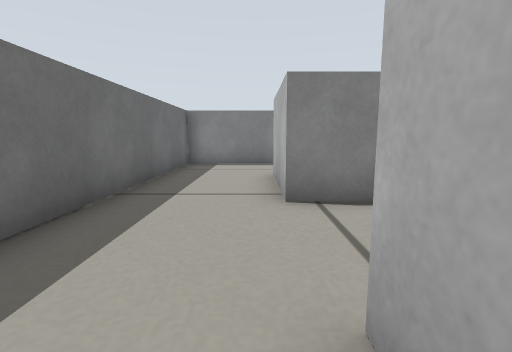
view 1 (above)

24 first-person views from a walk through a Gazebo world. The camera is 0.26 m above the floor, tilts 8° down and sees 85° across. The floor is counted in squares, 0.25 m on a side. Each view is taken from the middle of a square. On the plan, view 1 faces up. The plan holds only what a view shows up to about 11 squares ahead; the rest is blank.

view 2
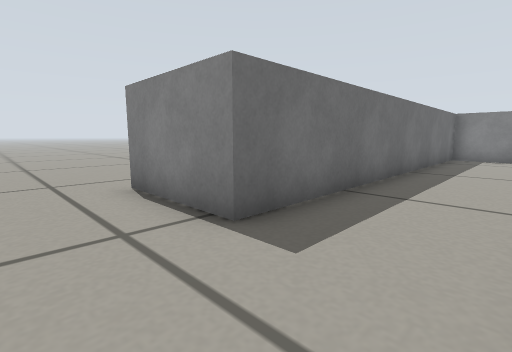

view 3
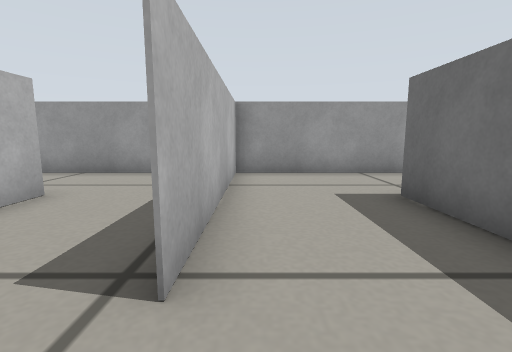

view 4
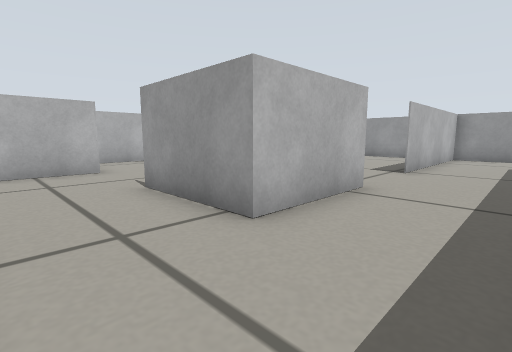

view 5
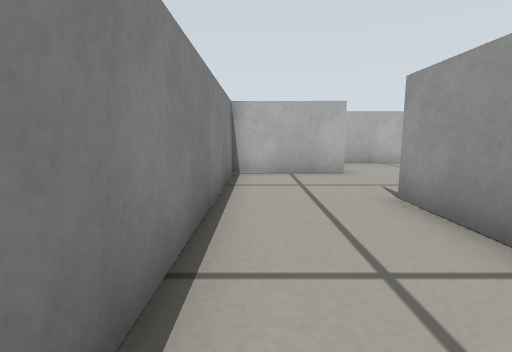

view 6
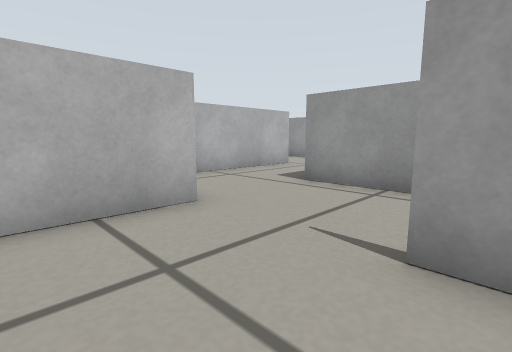

view 7
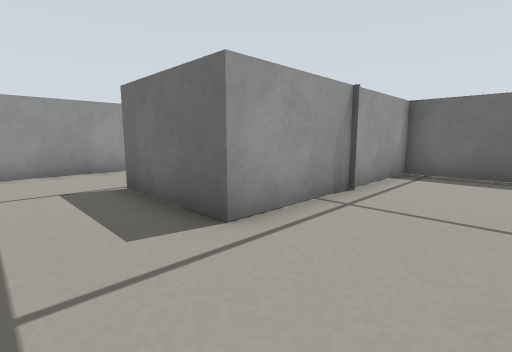

view 8
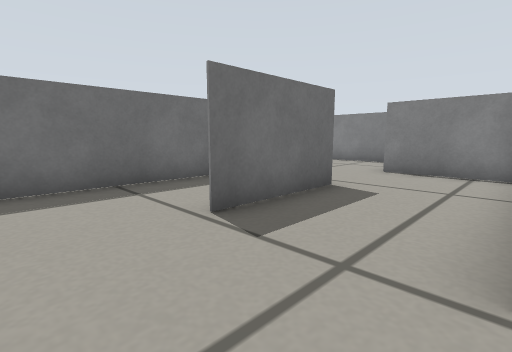

view 9
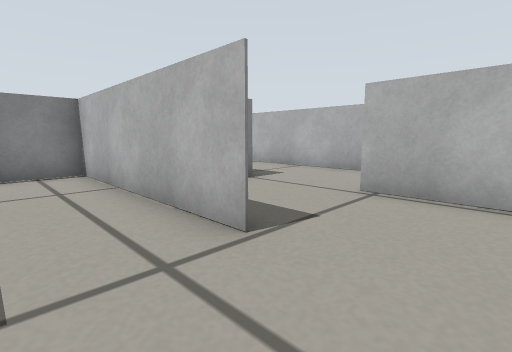

view 10
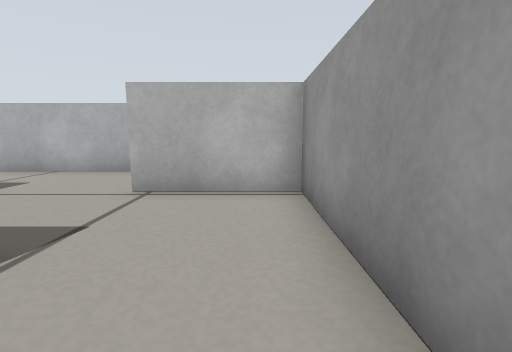

view 11
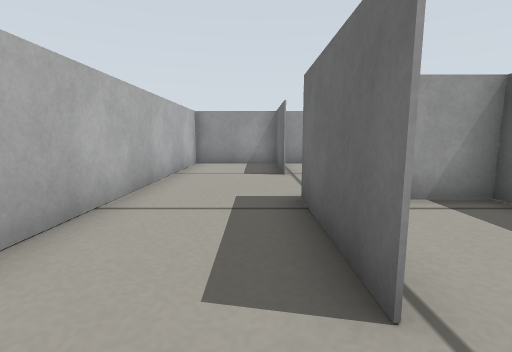

view 12
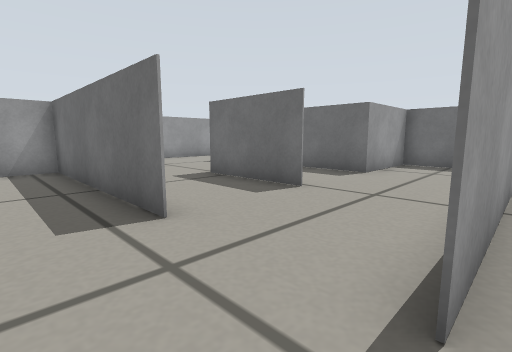

view 13
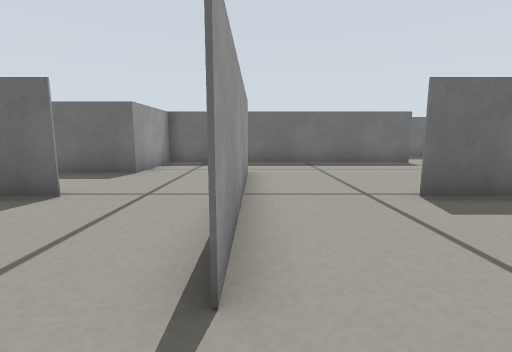

view 14
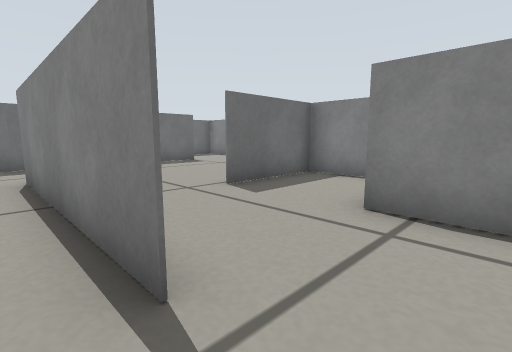

view 15
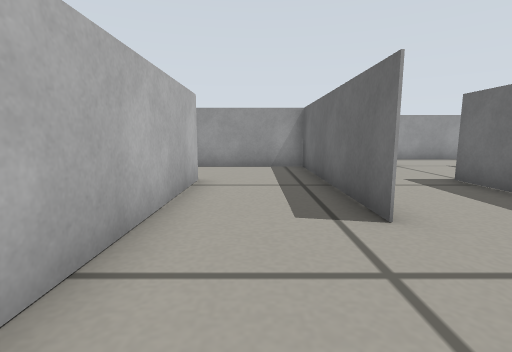

view 16
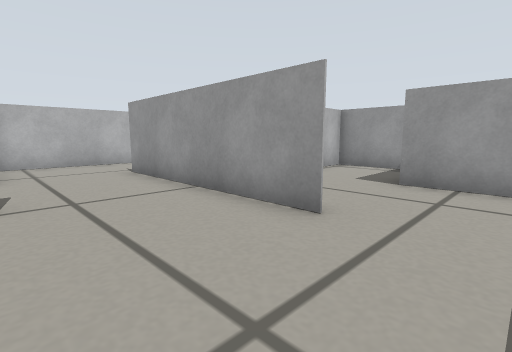

view 17
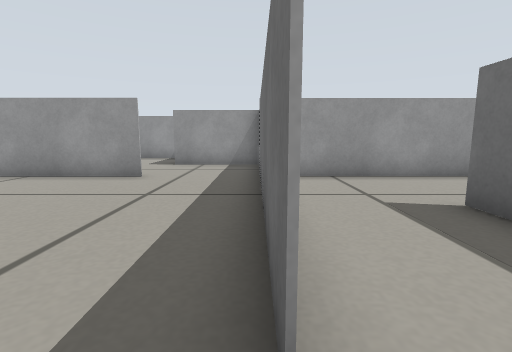

view 18
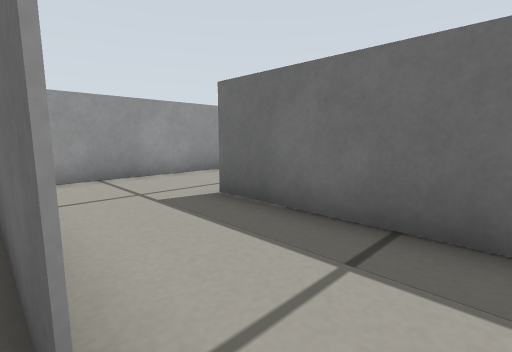

view 19
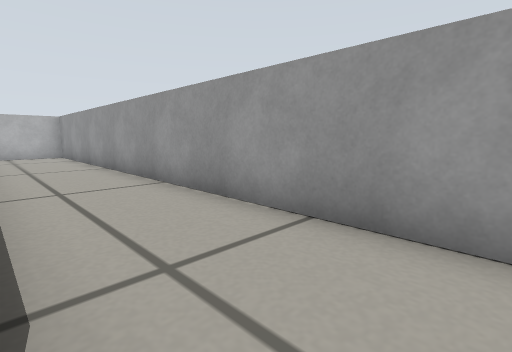

view 20
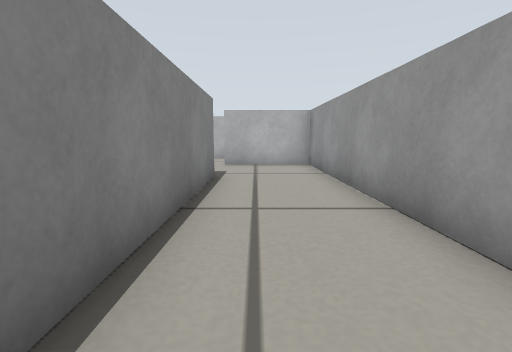

view 21
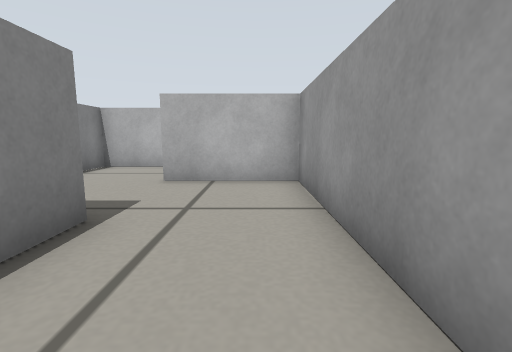

view 22
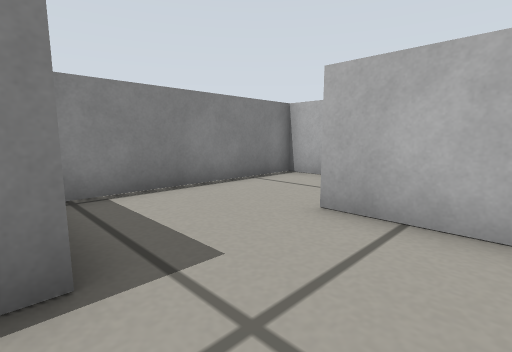

view 23
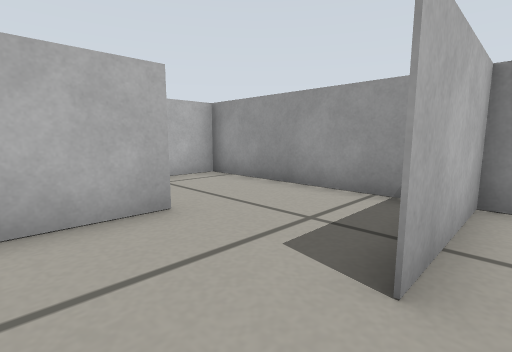

view 24
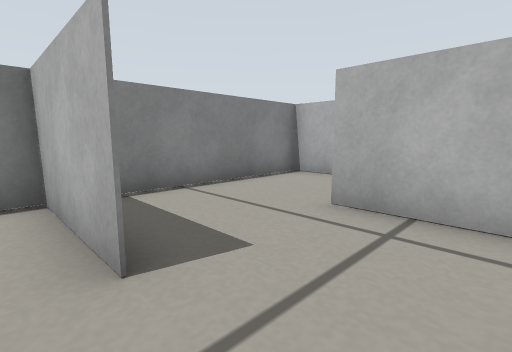

### Floor plan
Ten units are one square. View 1 is at (0, 0); x grows to the right and y downward. Boxes are objects, and circles mark ways between rooms. Rooms are numbered by the first view taken in them; rooms with no view inside come last. Other rooms are left out.
<svg viewBox="-70 -190 335 246">
<path fill="none" stroke="#000" d="M6 -44 6 -76 38 -76M-42 50 6 50 6 -14M68 -75 69 -107 -26 -107 -26 19 -58 19M69 -44 69 -11M100 -11 100 -75 68 -75M58 19 96 19M96 19 131 19M132 19 132 -14M99 -108 165 -108M165 -107 100 -107M132 -76 132 -44 132 -55M180 -139 162 -139M150 -170 132 -170 132 -139M164 -78 164 -13 186 -13M69 -171 69 -76 100 -76 100 -44 132 -44M195 -43 195 -136M132 -14 132 19M131 19 163 19 163 -68M38 20 38 10M30 50 201 50M165 19 100 19M20 -44 6 -44M195 51 195 17M196 -13 169 -13M227 20 227 -14M201 50 226 50M231 -13 196 -13M5 -68 5 -44 69 -44M226 50 258 50 258 17M255 -13 231 -13M38 -46 38 9"/>
<circle cx="10" cy="-25" r="3" fill="#2a7"/>
<circle cx="50" cy="-80" r="3" fill="#2a7"/>
<circle cx="100" cy="0" r="3" fill="#2a7"/>
<circle cx="70" cy="-60" r="3" fill="#2a7"/>
<circle cx="70" cy="0" r="3" fill="#2a7"/>
<circle cx="130" cy="-25" r="3" fill="#2a7"/>
<circle cx="180" cy="20" r="3" fill="#2a7"/>
<circle cx="200" cy="5" r="3" fill="#2a7"/>
<circle cx="230" cy="30" r="3" fill="#2a7"/>
<text x="-10" y="-30">1</text>
<text x="80" y="-30">2</text>
<text x="110" y="-10">3</text>
<text x="130" y="-120">4</text>
<text x="90" y="30">5</text>
<text x="180" y="0">6</text>
<text x="210" y="20">7</text>
<text x="40" y="-60">8</text>
<text x="240" y="20">9</text>
<text x="50" y="-10">10</text>
</svg>
Room 1 opens to room 5. Room 1 opens to room 8. Room 2 opens to room 3. Room 2 opens to room 8. Room 2 opens to room 10. Room 3 opens to room 4. Room 5 opens to room 6. Room 6 opens to room 7. Room 7 opens to room 9.

Where each view was taken, in squares from view 1:
view 1: 0 up, 0 right, facing up
view 2: 4 down, 0 right, facing up-left
view 3: 3 up, 0 right, facing down
view 4: 10 up, 2 left, facing down-right
view 5: 10 up, 1 left, facing right
view 6: 10 up, 3 right, facing down-right
view 7: 7 up, 9 right, facing down-left
view 8: 1 down, 10 right, facing up-left
view 9: 1 down, 8 right, facing up-right
view 10: 1 down, 8 right, facing right
view 11: 9 up, 14 right, facing down
view 12: 11 up, 18 right, facing down-left
view 13: 11 up, 18 right, facing left
view 14: 10 up, 18 right, facing up-left
view 15: 11 up, 18 right, facing down
view 16: 14 up, 8 right, facing down-right
view 17: 18 up, 7 right, facing down
view 18: 18 up, 7 right, facing down-left
view 19: 2 down, 3 right, facing down-right
view 20: 3 down, 9 right, facing right
view 21: 4 down, 13 right, facing right
view 22: 4 down, 16 right, facing up-right
view 23: 0 up, 19 right, facing down-right
view 24: 4 down, 22 right, facing up-right
